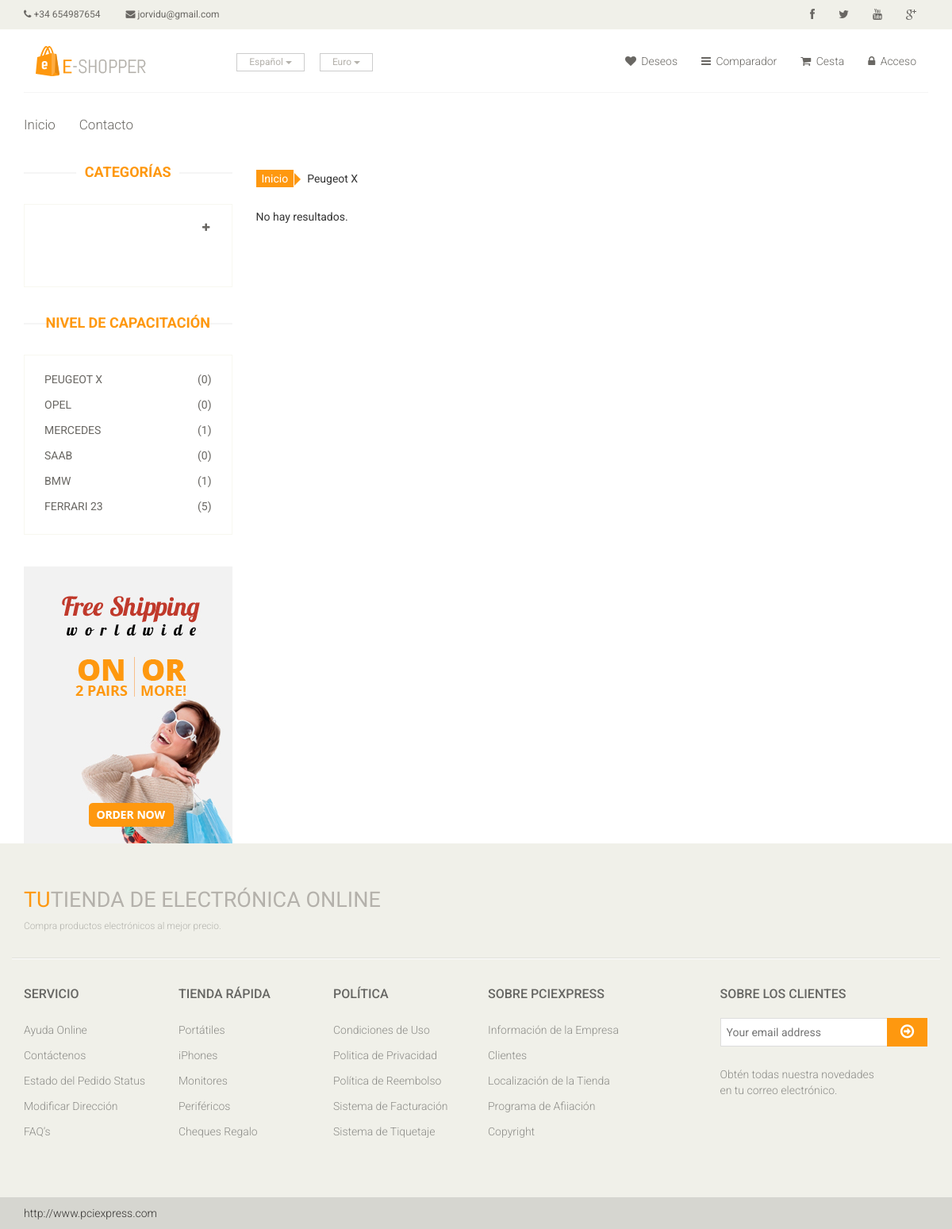
Page /categoria.php?marca=1 on the committed database.
### tables this page shows
CREATE TABLE `tblidioma` (
  `idIdioma` int(11) NOT NULL AUTO_INCREMENT,
  `strIdioma` varchar(20) NOT NULL,
  PRIMARY KEY (`idIdioma`)
);

CREATE TABLE `tblmoneda` (
  `idMoneda` int(11) NOT NULL AUTO_INCREMENT,
  `strNombre` varchar(50) NOT NULL,
  `dblValor` double NOT NULL,
  `intPrincipal` int(11) NOT NULL,
  `strSimbolo` varchar(10) NOT NULL,
  `strCodificacion` varchar(10) NOT NULL,
  `strHTML` varchar(10) DEFAULT NULL,
  PRIMARY KEY (`idMoneda`)
);

CREATE TABLE IF NOT EXISTS `tblcategoria` (
  `idCategoria` int(11) NOT NULL AUTO_INCREMENT,
  `strNombre` varchar(50) NOT NULL,
  `intEstado` int(11) NOT NULL,
  `refPadre` int(11) NOT NULL,
  `intOrden` int(11) NOT NULL,
  PRIMARY KEY (`idCategoria`)
);

CREATE TABLE IF NOT EXISTS `tblmarca` (
  `idMarca` int(11) NOT NULL AUTO_INCREMENT,
  `strMarca` varchar(50) NOT NULL,
  `intOrden` int(11) NOT NULL,
  `intEstado` int(11) NOT NULL,
  PRIMARY KEY (`idMarca`)
);

### includes/funciones.php (the view, shortened to what this page needs)
<?php
switch (_idiomaactual) {
    case 1:
		if (is_file("includes/languages/1.php"))  include("includes/languages/1.php");
		break;
}
if (!function_exists("GetSQLValueString")) {
function GetSQLValueString($theValue, $theType, $theDefinedValue = "", $theNotDefinedValue = "")
{
  global $con;
  $theValue = function_exists("mysqli_real_escape_string") ? mysqli_real_escape_string($con, $theValue) : mysqli_escape_string($con,$theValue);
  switch ($theType) {
    case "text":
      $theValue = ($theValue != "") ? "'" . $theValue . "'" : "NULL";
      break;
    case "long":
    case "int":
      $theValue = ($theValue != "") ? intval($theValue) : "NULL";
      break;
  }
  return $theValue;
}
}
			?>
			<?php
function TieneSubcategorias($padre)
{
	global $con;
	$query_ConsultaFuncion = sprintf("SELECT * FROM tblcategoria WHERE refPadre = %s AND intEstado=1",
		 GetSQLValueString($padre, "text"));
	$ConsultaFuncion = mysqli_query($con,  $query_ConsultaFuncion) or die(mysqli_error($con));
	$totalRows_ConsultaFuncion = mysqli_num_rows($ConsultaFuncion);
	if ($totalRows_ConsultaFuncion>0)
		return true;
	else
		return false;
}
			?>
	<?php
function MostrarMarca($idmarca)
{
	global $con;
	$query_ConsultaFuncion = sprintf("SELECT * FROM tblmarca WHERE idMarca = %s",
		 GetSQLValueString($idmarca, "text"));
	$ConsultaFuncion = mysqli_query($con,  $query_ConsultaFuncion) or die(mysqli_error($con));
	$row_ConsultaFuncion = mysqli_fetch_assoc($ConsultaFuncion);
	$totalRows_ConsultaFuncion = mysqli_num_rows($ConsultaFuncion);
	if ($totalRows_ConsultaFuncion>0)
		return $row_ConsultaFuncion["strMarca"];
	else
		return "No usado";
}
			?>
			<?php
function CochesporMarca($marca)
{
	global $con;
	$query_ConsultaFuncion = sprintf("SELECT COUNT(idProducto) AS Total FROM tblproducto WHERE refMarca = %s ",
	   GetSQLValueString($marca, "int"));
	$ConsultaFuncion = mysqli_query($con,  $query_ConsultaFuncion) or die(mysqli_error($con));
	$row_ConsultaFuncion = mysqli_fetch_assoc($ConsultaFuncion);
	return $row_ConsultaFuncion["Total"];
}
			?>
			<?php
function BloqueMonedas()
{
	global $con;
	$query_ConsultaFuncion = sprintf("SELECT * FROM tblmoneda WHERE idMoneda=%s ", $_SESSION["monedaactiva"]);
	$ConsultaFuncion = mysqli_query($con,  $query_ConsultaFuncion) or die(mysqli_error($con));
	$row_ConsultaFuncion = mysqli_fetch_assoc($ConsultaFuncion);
	?>
	<div class="btn-group">
	<button type="button" class="btn btn-default dropdown-toggle usa" data-toggle="dropdown">
	<?php echo $row_ConsultaFuncion["strNombre"];?>
	<span class="caret"></span>
</button>
	</div>
	<?php
}
		?>
					  <?php
function BloqueIdiomas()
{
	global $con;
		$query_ConsultaFuncion = sprintf("SELECT * FROM tblidioma WHERE idIdioma =  "._idiomaactual);
		$ConsultaFuncion = mysqli_query($con,  $query_ConsultaFuncion) or die(mysqli_error($con));
		$row_ConsultaFuncion = mysqli_fetch_assoc($ConsultaFuncion);
	?>
	<div class="btn-group">
	<button type="button" class="btn btn-default dropdown-toggle usa" data-toggle="dropdown">
	<?php echo $row_ConsultaFuncion["strIdioma"];?>
	<span class="caret"></span>
</button>
	</div>
	<?php
}
	?>

### categoria.php (shortened to what this page needs)
<?php require_once('Connections/conexion.php'); ?>
<?php
$resultadosporclick=6;
if (isset($_GET["marca"]) && !empty($_GET["marca"])){
$query_DatosConsultaTotales = sprintf("SELECT COUNT(idProducto) AS TotalProductosConsulta FROM tblproducto WHERE intEstado=1 AND refMarca=%s ORDER BY idProducto ASC",
								GetSQLValueString($_GET["marca"], "int"));
$DatosConsultaTotales = mysqli_query($con,  $query_DatosConsultaTotales) or die(mysqli_error($con));
$row_DatosConsultaTotales = mysqli_fetch_assoc($DatosConsultaTotales);
$totalresultados=$row_DatosConsultaTotales["TotalProductosConsulta"];
$query_DatosConsulta = sprintf("SELECT idProducto FROM tblproducto WHERE intEstado=1 AND refMarca=%s ORDER BY idProducto ASC LIMIT 0,".$resultadosporclick, GetSQLValueString($_GET["marca"], "int"));
$DatosConsulta = mysqli_query($con,  $query_DatosConsulta) or die(mysqli_error($con));
$row_DatosConsulta = mysqli_fetch_assoc($DatosConsulta);
$totalRows_DatosConsulta = mysqli_num_rows($DatosConsulta);
}
?>
<!DOCTYPE html>
<html lang="es">
<head>
    <?php include("includes/cabecera.php"); ?>
</head>
<body>
<?php include("includes/header.php"); ?>
<section>
  <div class="container">
    <div class="row">
      <div class="col-sm-3">
        <?php include("includes/menuizquierda.php"); ?>
      </div>
      <div class="col-sm-9 padding-right">
      <?php
		  if (isset($_GET["marca"]) && !empty($_GET["marca"])){
			  ?>
			  <div class="breadcrumbs">
				<ol class="breadcrumb">
				  <li><a href="index.php"><?php echo _T1;?></a></li>
				  <?php echo '<li >'.MostrarMarca($_GET["marca"]).'</li>';
					?>
				</ol>
			</div>
			<?php }?>
        <div class="features_items">
 <?php
		if ($totalRows_DatosConsulta > 0) {
			 do {
              		?>
              		<div class="col-sm-4">
							<?php
						MostrarProducto($row_DatosConsulta["idProducto"]);
						?>
						</div>
              		<?php
			  		 } while ($row_DatosConsulta = mysqli_fetch_assoc($DatosConsulta));
			$tutorial_id=1;
			if ($totalresultados>$resultadosporclick){
			?>
			<div style="text-align: center">
			<div class="btn btn-default add-to-cart" id="show_more_main<?php echo $tutorial_id; ?>">
        <span id="<?php echo $tutorial_id; ?>" class="show_more" title="Ver más productos"><?php echo _T17;?></span>
        <span class="loding" style="display: none;"><span class="loding_txt"><?php echo _T18;?></span></span>
    </div> </div>
    <?php
		}
		 }
		else
		 {  ?>
               <?php echo _T19;?>
                <?php } ?>
					</div>
      </div>
    </div>
  </div>
</section>
</body>
</html>

### includes/menuizquierda.php (shortened to what this page needs)
<?php
$query_DatosConsultaCategorias = sprintf("SELECT * FROM tblcategoria WHERE refPadre=0 AND intEstado=1 ORDER BY intOrden ASC");
$DatosConsultaCategorias = mysqli_query($con,  $query_DatosConsultaCategorias) or die(mysqli_error($con));
$row_DatosConsultaCategorias = mysqli_fetch_assoc($DatosConsultaCategorias);
?>
<div class="left-sidebar">
	<h2><?php echo _T8;?></h2>
	<div class="panel-group category-products" id="accordian">
	<?php
		$solapa="apertura";
		$contador=1;
			do {
				$solapaapertura=$solapa.$contador;
		?>
		<div class="panel panel-default">
		<?php if (TieneSubcategorias($row_DatosConsultaCategorias["idCategoria"]))
		{?>
			<div class="panel-heading">
				<h4 class="panel-title">
					<a data-toggle="collapse" data-parent="#accordian" href="#<?php echo $solapaapertura;?>">
						<span class="badge pull-right"><i class="fa fa-plus"></i></span>
					</a>
				</h4>
			</div>
		<?php }
		else
		{?>
		<div class="panel-heading">
			</div>
		<?php }?></div>
<?php
			$contador=$contador+1;
			} while ($row_DatosConsultaCategorias = mysqli_fetch_assoc($DatosConsultaCategorias)); ?>
						</div>
						<?php
$query_DatosConsultaMarcas = sprintf("SELECT * FROM tblmarca WHERE intEstado=1 ORDER BY intOrden ASC");
$DatosConsultaMarcas = mysqli_query($con,  $query_DatosConsultaMarcas) or die(mysqli_error($con));
$row_DatosConsultaMarcas = mysqli_fetch_assoc($DatosConsultaMarcas);
?>
<?php if (_marcas==1){?>
						<div class="brands_products">
							<h2><?php echo _T9;?></h2>
							<div class="brands-name">
								<ul class="nav nav-pills nav-stacked">
								<?php
			do {
				?>
									<li><a href="categoria.php?marca=<?php echo $row_DatosConsultaMarcas["idMarca"];?>"> <span class="pull-right">(<?php echo CochesporMarca($row_DatosConsultaMarcas["idMarca"]);?>)</span><?php echo $row_DatosConsultaMarcas["strMarca"];?></a></li>
		<?php
			} while ($row_DatosConsultaMarcas = mysqli_fetch_assoc($DatosConsultaMarcas)); ?>
								</ul>
							</div>
						</div>
						<?php }?>
						<div class="shipping text-center">
							<img src="images/home/shipping.jpg" alt="" />
						</div>
					</div>

### css/main.css (style rules this page uses)
body { font-family: 'Roboto', sans-serif; background:; position: relative; font-weight:400px; }
ul li { list-style: none; }
a { -webkit-transition: 300ms; -moz-transition: 300ms; -o-transition: 300ms; transition: 300ms; }
h1, h2, h3, h4, h5, h6 { font-family: 'Roboto', sans-serif; }
.usa { border-radius: 0; color: #B4B1AB; font-size: 12px; margin-right: 20px; padding: 2px 15px; margin-top: 10px; }
.category-products { border: 1px solid #F7F7F0; margin-bottom: 35px; padding-bottom: 20px; padding-top: 15px; }
.left-sidebar h2, .brands_products h2 { color: #FE980F; font-family: 'Roboto', sans-serif; font-size: 18px; font-weight: 700; margin: 0 auto 30px; text-align: center; text-transform: uppercase; position: relative; z-index:3; }
.left-sidebar h2:after, h2.title:after { content: " "; position: absolute; border: 1px solid #f5f5f5; bottom:8px; left: 0; width: 100%; height: 0; z-index: -2; }
.left-sidebar h2:before { content: " "; position: absolute; background: #fff; bottom: -6px; width: 130px; height: 30px; z-index: -1; left: 50%; margin-left: -65px; }
.category-products .panel { background-color: #FFFFFF; border: 0px; border-radius: 0px; box-shadow:none; margin-bottom: 0px; }
.category-products .panel-default .panel-heading { background-color: #FFFFFF; border: 0 none; color: #FFFFFF; padding: 5px 20px; }
.category-products .panel-default .panel-heading .panel-title a { color: #696763; font-family: 'Roboto', sans-serif; font-size: 14px; text-decoration: none; text-transform: uppercase; }
.category-products .badge { background:none; border-radius: 10px; color: #696763; display: inline-block; font-size: 12px; font-weight: bold; line-height: 1; min-width: 10px; padding: 3px 7px; text-align: center; vertical-align: baseline; white-space: nowrap; }
.brands-name { border: 1px solid #F7F7F0; padding-bottom: 20px; padding-top: 15px; }
.brands-name .nav-stacked li a { background-color: #FFFFFF; color: #696763; font-family: 'Roboto', sans-serif; font-size: 14px; padding: 5px 25px; text-decoration: none; text-transform: uppercase; }
.shipping { background-color: #F2F2F2; margin-top: 40px; overflow: hidden; padding-top: 20px; position: relative; }
.padding-right { padding-right: 0; }
.features_items { overflow:hidden; }
.breadcrumbs { position: relative; }
.breadcrumbs .breadcrumb { background:transparent; margin-bottom: 75px; padding-left: 0; }
.breadcrumbs .breadcrumb li a { background:#FE980F; color: #FFFFFF; padding: 3px 7px; }
.breadcrumbs .breadcrumb li a:after { content:""; height:auto; width: auto; border-width: 8px; border-style: solid; border-color:transparent transparent transparent #FE980F; position: absolute; top: 11px; left:48px; }
.breadcrumbs .breadcrumb > li + li:before { content: " "; }

### css/extrafrontal.css (style rules this page uses)
.breadcrumbs .breadcrumb { margin-bottom: 20px !important; }

### rows in the picture
tblidioma: strIdioma "Español"
tblmoneda: strNombre "Euro"
tblmarca: idMarca "0", strMarca "PEUGEOT X", strMarca "Peugeot X"
tblmarca: idMarca "0", strMarca "OPEL"
tblmarca: idMarca "1", strMarca "MERCEDES"
tblmarca: idMarca "0", strMarca "SAAB"
tblmarca: idMarca "1", strMarca "BMW"
tblmarca: idMarca "5", strMarca "FERRARI 23"

### other values in the picture
_telefono "+34 654987654"
_email "jorvidu@gmail.com"
_T3 "Deseos"
_T4 "Comparador"
_T5 "Cesta"
_T6 "Acceso"
_T1 "Inicio"
_T2 "Contacto"
_T8 "CATEGORÍAS"
_T9 "NIVEL DE CAPACITACIÓN"
_T19 "No hay resultados."
